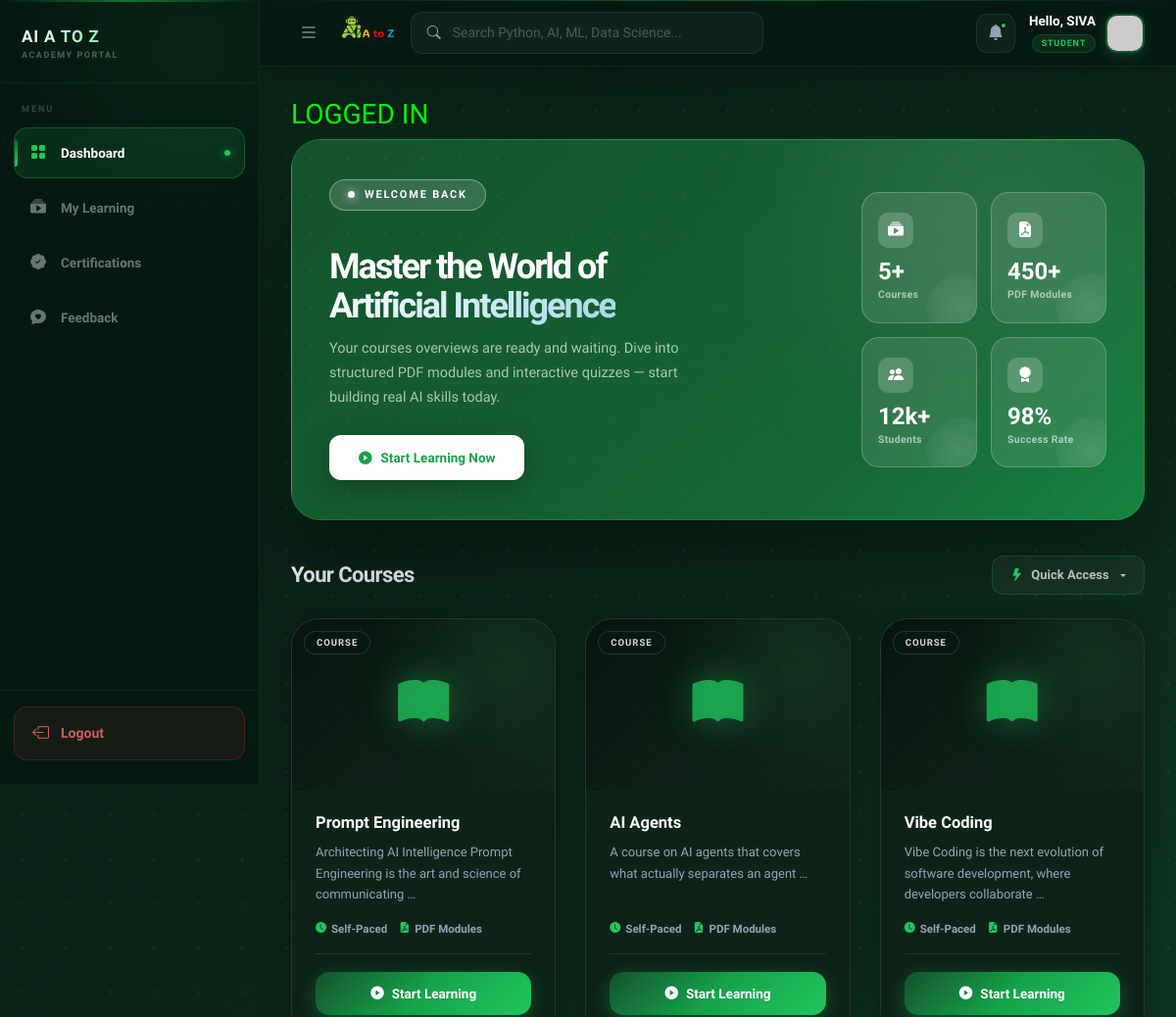
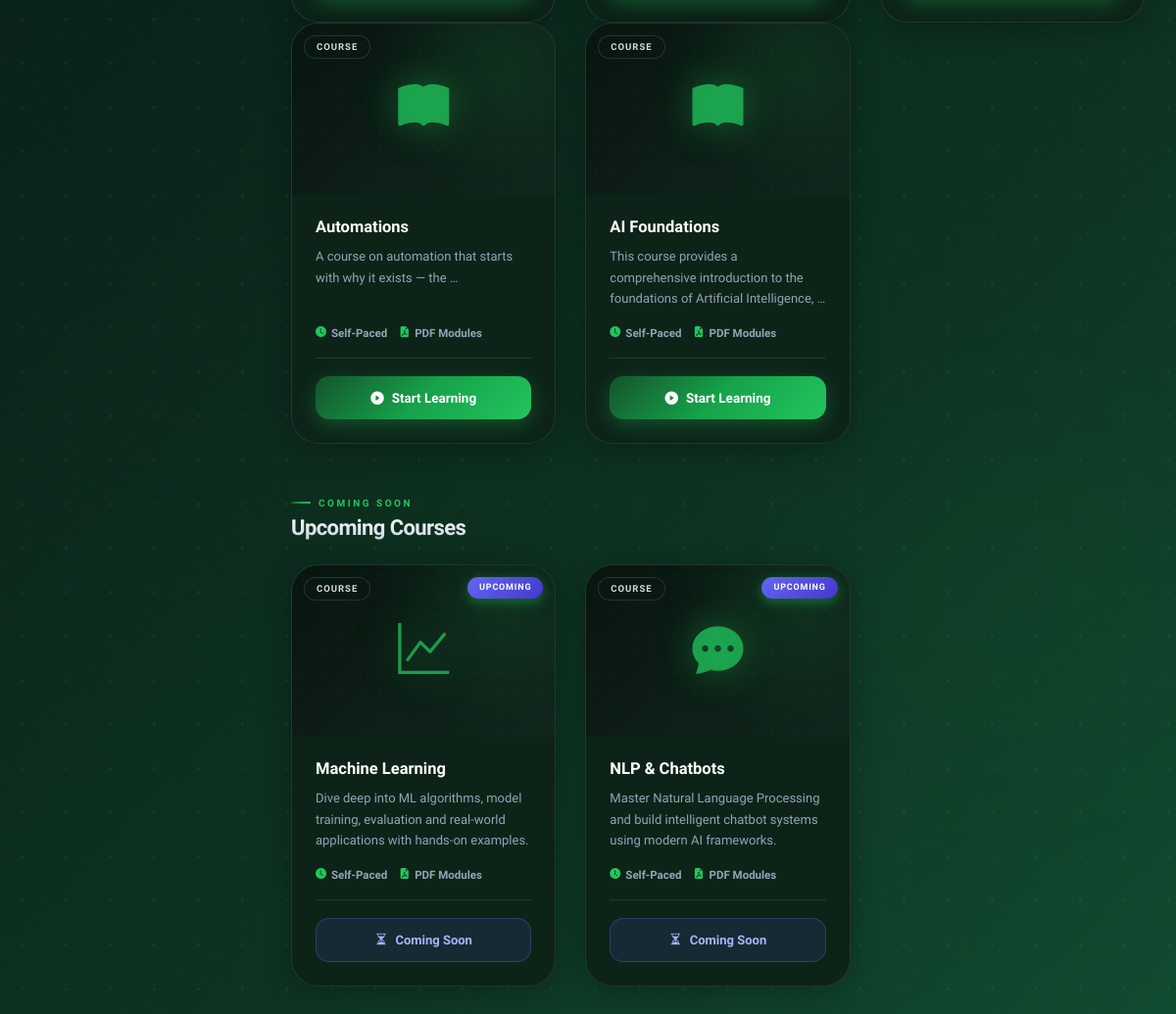
The app's page /dashboard/ (signed in) with its own data (2 pictures, top to bottom).
### indexapp/models.py (models this page shows, shortened)
class UserProfile(models.Model):
    user = models.OneToOneField(User, on_delete=models.CASCADE, related_name='profile')
    name = models.CharField(max_length=100, default='')
    mobile = models.CharField(max_length=15)
    email = models.EmailField(unique=True)
    password_reset_token = models.CharField(max_length=100, unique=True, blank=True, null=True)
    password_reset_created_at = models.DateTimeField(blank=True, null=True)

class Course(models.Model):
    title = models.CharField(max_length=100)
    description = models.TextField()
    course_content = models.TextField(default='', blank=True)
    image = models.FileField(upload_to='course_images/', null=True, blank=True)
    course_pdf = models.FileField(upload_to='course_pdfs/', null=True, blank=True)
    video_url = models.CharField(max_length=200, default="https://www.youtube.com/embed/up68UAfH0d0")
    course_url = models.URLField(blank=True, null=True)

### user2app/views.py (the view)
# urls.py: path('dashboard/',user_views.dashboard,name='dashboard'),
@login_required(login_url='login')
def dashboard(request):
    user_profile = UserProfile.objects.filter(user=request.user).first()
    if not user_profile:
        messages.error(request, "Profile session invalid. Please re-register or log in.")
        request.session.flush()
        return redirect('login')
    all_courses_list = Course.objects.all()
    query = request.GET.get('q')
    if query:
        display_courses = Course.objects.filter(title__icontains=query)
    else:
        display_courses = Course.objects.all()
    return render(request, 'user_templates/dashboard.html', {
        'display_courses': display_courses,
        'all_courses_list': all_courses_list,
        'query': query,
        'user_profile': user_profile
    })

### assets/templates/user_templates/dashboard.html (shortened to what this page needs)
<!doctype html>
{% load static %}
<html lang="en">
<head>
    <link rel="stylesheet" href="{% static 'css/bootstrap.min.css' %}">
    <link rel="stylesheet" href="https://cdn.jsdelivr.net/npm/bootstrap-icons@1.11.1/font/bootstrap-icons.css">
    <link rel="stylesheet" href="https://cdnjs.cloudflare.com/ajax/libs/font-awesome/6.4.0/css/all.min.css">
</head>
<body>
    <div class="page-bg">
        <div class="glow-orb" style="width:700px;height:700px;top:-200px;left:-100px;"></div>
        <div class="glow-orb" style="width:450px;height:450px;bottom:10%;right:-50px;animation-delay:-5s;"></div>
    </div>
    <aside class="sidebar" id="sidebar">
        <div class="sidebar-orb"></div>
        <div class="sb-brand">
            <div>
                <a href="{% url 'index' %}" class="sb-brand-text">AI A TO Z</a>
                <div class="sb-brand-sub">Academy Portal</div>
            </div>
        </div>
        <nav class="sb-nav">
            <span class="sb-label">Menu</span>
            <a href="{% url 'dashboard' %}" class="sb-link active">
                <i class="bi bi-grid-fill"></i>
                Dashboard
                <span class="sb-dot"></span>
            </a>
            <a href="{% url 'user_courses_list' %}" class="sb-link">
                <i class="bi bi-collection-play-fill"></i>
                My Learning
            </a>
            <a href="#" class="sb-link">
                <i class="bi bi-patch-check-fill"></i>
                Certifications
            </a>
            <a href="{% url 'feedback' %}" class="sb-link">
                <i class="bi bi-chat-heart-fill"></i>
                Feedback
            </a>
        </nav>
        <div class="sb-bottom">
            <a href="{% url 'logout' %}" class="sb-logout">
                <i class="bi bi-box-arrow-left"></i>
                Logout
            </a>
        </div>
    </aside>
    <div class="main-wrapper">
        <header class="topbar">
            <div class="topbar-left">
                <button class="sb-toggle" id="sbToggle" onclick="toggleSidebarMenu()">
                    <i class="bi bi-list"></i>
                </button>
                <img src="{% static 'img/gallery/aiatoz_logo.png' %}" alt="AI A TO Z" style="height:36px;width:auto;object-fit:contain;">
                <div class="topbar-search">
                    <i class="bi bi-search"></i>
                    <input type="text" id="courseSearch" onkeyup="filterCourses()" placeholder="Search Python, AI, ML, Data Science...">
                </div>
            </div>
            <div class="topbar-right">
                <div class="topbar-notif">
                    <i class="bi bi-bell-fill"></i>
                    <span class="notif-dot"></span>
                </div>
                <div class="topbar-user">
                <div class="topbar-user-info">
                    <div class="topbar-user-name">
                        Hello, {% if user_profile.name %}{{ user_profile.name|upper }}{% else %}LEARNER{% endif %}
                    </div>
                    <span class="topbar-user-role">STUDENT</span>
                </div>
                <img src="https://ui-avatars.com/api/?name={{ user_profile.name|default:user_profile.user }}&background=0077a3&color=fff&bold=true&format=svg" class="topbar-avatar" alt="User">
            </div>
            </div>
        </header>
        <div class="page-content">
            {% if user.is_authenticated %}
            <h3 style="color:lime;">LOGGED IN</h3>
            {% else %}
            <h3 style="color:red;">NOT LOGGED IN</h3>
            {% endif %}
            <div class="hero-banner">
                <div class="hero-orb"></div>
                <div class="hero-inner">
                    <div class="hero-left">
                        <div style="display:flex;align-items:center;flex-wrap:wrap;gap:8px;margin-bottom:18px;">
                            <div class="hero-eyebrow">
                                <span class="dot"></span> Welcome Back
                            </div>
                        </div>
                        <h1>Master the World of<br><span>Artificial Intelligence</span></h1>
                        <p>Your courses overviews are ready and waiting. Dive into structured PDF modules and interactive quizzes — start building real AI skills today.</p>
                        <a href="https://learn.aiatoz.org/learn"
                            target="_blank"
                            class="hero-cta">
                                <i class="bi bi-play-circle-fill"></i>
                                Start Learning Now
                        </a>
                    </div>
                    <div class="hero-stats-col">
                        <div class="h-stat-card">
                            <div class="h-stat-icon"><i class="bi bi-collection-play-fill"></i></div>
                            <div class="h-stat-num">{{ all_courses_list|length }}+</div>
                            <div class="h-stat-label">Courses</div>
                        </div>
                        <div class="h-stat-card">
                            <div class="h-stat-icon"><i class="bi bi-file-earmark-pdf-fill"></i></div>
                            <div class="h-stat-num">450+</div>
                            <div class="h-stat-label">PDF Modules</div>
                        </div>
                        <div class="h-stat-card">
                            <div class="h-stat-icon"><i class="bi bi-people-fill"></i></div>
                            <div class="h-stat-num">12k+</div>
                            <div class="h-stat-label">Students</div>
                        </div>
                        <div class="h-stat-card">
                            <div class="h-stat-icon"><i class="bi bi-award-fill"></i></div>
                            <div class="h-stat-num">98%</div>
                            <div class="h-stat-label">Success Rate</div>
                        </div>
                    </div>
                </div>
            </div>
            <div class="sec-header">
                <div>
                    <h2 class="sec-title">Your Courses</h2>
                </div>
                <div class="dropdown">
                    <button class="qa-btn dropdown-toggle" type="button" id="courseDropdown" data-bs-toggle="dropdown" aria-expanded="false">
                        <i class="bi bi-lightning-fill" style="color:var(--cse-teal)"></i> Quick Access
                    </button>
                </div>
            </div>
            <div class="row g-4" id="courseGrid">
                {% for course in all_courses_list %}
                <div class="col-12 col-sm-6 col-xl-4 course-item"
                     data-title="{{ course.title|lower }}"
                     style="animation-delay:{{ forloop.counter0|add:1 }}00ms">
                    <div class="course-card">
                        <div class="cc-thumb">
                            <div class="cc-thumb-orb"></div>
                            <i class="bi bi-book-fill cc-thumb-icon" style="color:rgba(34,197,94,0.75);"></i>
                            <span class="cc-level-tag">Course</span>
                        </div>
                        <div class="cc-body">
                            <h3>{{ course.title }}</h3>
                            <p>{{ course.description|truncatewords:12 }}</p>
                            <div class="cc-meta">
                                <span class="cc-meta-item"><i class="bi bi-clock-fill"></i> Self-Paced</span>
                                <span class="cc-meta-item"><i class="bi bi-file-earmark-pdf-fill"></i> PDF Modules</span>
                            </div>
                            <a href="https://learn.aiatoz.org/learn"
                                target="_blank"
                                class="cc-btn">
                                    <i class="bi bi-play-circle-fill"></i>
                                    Start Learning
                            </a>
                        </div>
                    </div>
                </div>
                {% endfor %}
            </div>
            <div class="sec-header" style="margin-top:44px;">
                <div>
                    <span class="sec-eyebrow">Coming Soon</span>
                    <h2 class="sec-title">Upcoming Courses</h2>
                </div>
            </div>
            <div class="row g-4">
                <div class="col-12 col-sm-6 col-xl-4">
                    <div class="course-card" style="opacity:0.7;pointer-events:none;">
                        <div class="cc-thumb">
                            <div class="cc-thumb-orb"></div>
                            <i class="bi bi-graph-up cc-thumb-icon" style="color:rgba(34,197,94,0.75);"></i>
                            <span class="cc-badge" style="background:linear-gradient(135deg,#6366f1,#4338ca);">Upcoming</span>
                            <span class="cc-level-tag">Course</span>
                        </div>
                        <div class="cc-body">
                            <h3>Machine Learning</h3>
                            <p>Dive deep into ML algorithms, model training, evaluation and real-world applications with hands-on examples.</p>
                            <div class="cc-meta">
                                <span class="cc-meta-item"><i class="bi bi-clock-fill"></i> Self-Paced</span>
                                <span class="cc-meta-item"><i class="bi bi-file-earmark-pdf-fill"></i> PDF Modules</span>
                            </div>
                            <div style="display:flex;align-items:center;justify-content:center;gap:8px;background:rgba(99,102,241,0.12);border:1.5px solid rgba(99,102,241,0.3);color:#a5b4fc;font-weight:800;font-size:13px;padding:12px;border-radius:14px;">
                                <i class="bi bi-hourglass-split"></i> Coming Soon
                            </div>
                        </div>
                    </div>
                </div>
                <div class="col-12 col-sm-6 col-xl-4">
                    <div class="course-card" style="opacity:0.7;pointer-events:none;">
                        <div class="cc-thumb">
                            <div class="cc-thumb-orb"></div>
                            <i class="bi bi-chat-dots-fill cc-thumb-icon" style="color:rgba(34,197,94,0.75);"></i>
                            <span class="cc-badge" style="background:linear-gradient(135deg,#6366f1,#4338ca);">Upcoming</span>
                            <span class="cc-level-tag">Course</span>
                        </div>
                        <div class="cc-body">
                            <h3>NLP & Chatbots</h3>
                            <p>Master Natural Language Processing and build intelligent chatbot systems using modern AI frameworks.</p>
                            <div class="cc-meta">
                                <span class="cc-meta-item"><i class="bi bi-clock-fill"></i> Self-Paced</span>
                                <span class="cc-meta-item"><i class="bi bi-file-earmark-pdf-fill"></i> PDF Modules</span>
                            </div>
                            <div style="display:flex;align-items:center;justify-content:center;gap:8px;background:rgba(99,102,241,0.12);border:1.5px solid rgba(99,102,241,0.3);color:#a5b4fc;font-weight:800;font-size:13px;padding:12px;border-radius:14px;">
                                <i class="bi bi-hourglass-split"></i> Coming Soon
                            </div>
                        </div>
                    </div>
                </div>
            </div>
        </div>
    </div>
</body>
</html>

### records on screen
UserProfile: name "SIVA"
Course: title "Prompt Engineering", description "Architecting AI Intelligence Prompt Engineering is the art and science of communicating …"
Course: title "AI Agents", description "A course on AI agents that covers what actually separates an agent …"
Course: title "Vibe Coding", description "Vibe Coding is the next evolution of software development, where developers collaborate …"
Course: title "Automations", description "A course on automation that starts with why it exists — the …"
Course: title "AI Foundations", description "This course provides a comprehensive introduction to the foundations of Artificial Intelligence, …"

### other values on screen
{{ all_courses_list|length }} "5"
